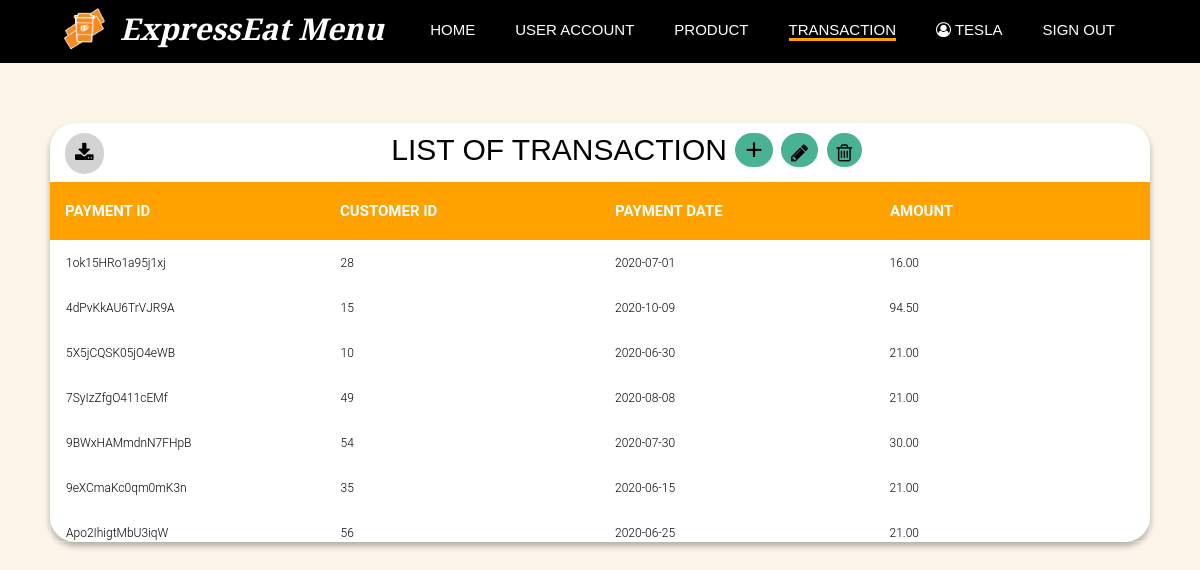
/dashboard/transaction.php (signed in), run on the app's committed database.
### tables this page shows
CREATE TABLE `payment` (
  `CheckNum` varchar(255) NOT NULL,
  `CustomerID` int(10) NOT NULL,
  `PaymentDate` date NOT NULL,
  `Amount` decimal(6,2) NOT NULL
);

### dashboard/sessionAdmin.php (called while the page is built, shortened)
<?php
   include 'dbConnection.php';
   $user_check = $_SESSION['login_user'];
   $username_sql = mysqli_query($conn,"select Username from administrator where Username = '$user_check' ");
   $row = mysqli_fetch_array($username_sql);
   $login_session = $row['Username'];
?>

### dashboard/transactionList.php (the view, shortened to what this page needs)
<?php
include "dbConnection.php";
include "sessionAdmin.php";
$SQLstring = "SELECT * FROM payment";
if($result = mysqli_query($conn, $SQLstring)){
    if(mysqli_num_rows($result) > 0){
    echo "<table cellpadding='0' cellspacing='0' border='0'>\n";
        while($row = mysqli_fetch_array($result)){
            echo "<tbody>";
                echo "<tr>";
                    echo "<td>" . $row['CheckNum'] . "</td>";
                    echo "<td>" . $row['CustomerID'] . "</td>";
                    echo "<td>" . $row['PaymentDate'] . "</td>";
                    echo "<td>" . $row['Amount'] . "</td>";
                echo "</tr>";
            echo "</tbody>";
        }
    echo "</table>";
    } else{
        echo "No records matching your query were found.";
    }
} else{
    echo "ERROR: Could not able to execute $SQLstring. " . mysqli_error($conn);
}
?>

### dashboard/transaction.php (shortened to what this page needs)
<?php
   include('sessionAdmin.php');
?>
<!DOCTYPE html>
<html lang="en">
<head>
    <link rel="stylesheet" href="style/style.css">
    <link rel="stylesheet" href="https://cdnjs.cloudflare.com/ajax/libs/font-awesome/4.7.0/css/font-awesome.min.css">
</head>
<body>
    <header id="navbar" class="padding-1">
        <div class="container">
            <div id="branding" class="branding">
                <img class="main-logo" src="../img/Logo-04.png" alt="logo" width="50px">
                <h1 class="main-title">ExpressEat Menu</h1>
            </div>
            <nav class="navigation-menu">
                <ul>
                    <li><a href="dashboard.php">Home</a></li>
                    <li><a href="userAccount.php">User Account</a></li>
                    <li><a href="product.php">Product</a></li>
                    <li class="current"><a href="transaction.php">Transaction</a></li>
                    <li><a href="#"><i style="font-size:15px" class="fa">&#xf2be;</i> <?php echo $login_session; ?></a></li>
                    <li><a href = "logout.php">Sign Out</a></li>
                </ul>
           </nav>
        </div>
    </header>
     <section class="table-1 customer-table">
        <h1>
            <button class="button tooltip" style="float: left; margin-left: 15px; background-color: lightgrey;">
                <div class="dropdown-download">
                    <i class="fa">&#xf019;</i>
                </div>
            </button>
            List of Transaction
            <button class="button tooltip">
                <span>
                    <a href="addTransactionMain.php">&#43;</a>
                </span>
            </button>
            <button class="button tooltip">
                <span>
                    <a href='updateTransactionMain.php'><i style='font-size:20px' class='fa'>&#xf040;</i></a>
                </span>
            </button>
            <button class="button tooltip">
                <span>
                    <a href='deleteTransactionMain.php'><i style='font-size:20px' class='fa'>&#xf014;</i></a>
                </span>
            </button>
        </h1>
        <div class="tbl-header">
        <table cellpadding="0" cellspacing="0" border="0">
            <thead>
                <tr>
                    <th>Payment ID</th>
                    <th>Customer ID</th>
                    <th>Payment Date</th>
                    <th>Amount</th>
                </tr>
            </thead>
        </table>
        </div>
        <div class="tbl-content">
            <?php include 'transactionList.php';?>
        </div>
    </section>
</body>
</html>

### dashboard/style/style.css (style rules this page uses)
:root { --black: #3a3a3a; --white: #fff; --green: #49b293; --black: #000000; --light-black: #24190b; --dark-grey: #504545; --white-brown: #Fcf5ea; --yellow: #ffa200; --brown: #b47a36; }
html { scroll-behavior: smooth; }
body { font: 15px Segoe UI, Helvetica, sans-serif; padding: 0; margin: 0; background-color: #fcf5ea; font-family: 'Playfair Display', sans-serif; }
.container { margin: auto; width: 90%; }
a { color: black; list-style: none; text-decoration: none; }
header { background-color: black; color: #ffffff; }
.padding-1 { padding: 3px 0 60px 0; }
header a { color: #ffffff; text-decoration: none; text-transform: uppercase; font-weight: 500; transition-duration: 0.4s; }
header .current { border-bottom: #ffa200 3px solid; position: relative; }
header li { margin: 8px 20px 0px 20px; float: left; display: inline; }
header #branding { float: left; transition-duration: 0.4s; }
header #branding h1 { margin: 0; padding-top: 5px; }
header nav { padding: 10px 5px 0px 0px; }
header .main-logo { float: left; }
header .main-title { font-style: italic; float: right; padding: 0px 0px 0px 10px; }
.table-1 .button { background-color: var(--green); border: none; color: white; margin: 10px 0 0 0; text-align: center; text-decoration: none; display: inline-block; font-size: 16px; border-radius: 45px; }
.tooltip { position: relative; display: inline-block; border-bottom: 1px dotted black; }
.table-1 h1 { font-family: 'Playfair Display', sans-serif; font-weight: bolder; font-size: 30px; color: black; text-transform: uppercase; font-weight: 300; text-align: center; margin-bottom: 15px; }
.table-1 table { width:100%; table-layout: fixed; }
.table-1 .tbl-header { background-color: #ffa200; }
.table-1 .tbl-header th { color: white; font-weight: bolder; font-size: 15px; }
.table-1 .tbl-content { height:300px; overflow-x:auto; margin-top: 0px; border: 1px solid rgba(255,255,255,0.3); }
.table-1 th { padding: 20px 15px; text-align: left; font-weight: 500; font-size: 12px; color: black; text-transform: uppercase; }
.table-1 td { padding: 15px; text-align: left; vertical-align:middle; font-weight: 300; font-size: 12px; color: black; border-bottom: solid 1px rgba(255,255,255,0.1); }
.dropdown-download { padding: 10px; position: relative; display: inline-block; }
.dropdown-download i { font-size:20px; color: black; }
.table-1 { -webkit-box-shadow: 0 4px 6px rgba(0, 0, 0, 0.3); -moz-box-shadow: 0 4px 6px rgba(0, 0, 0, 0.3); box-shadow: 0 4px 6px rgba(0, 0, 0, 0.3); background-color: #fff; font-family: 'Roboto', sans-serif; margin: 50px; border-radius: 25px; }
* { margin: 0; padding: 0; }
.customer-table { margin-top: 5%; }
.customer-table a { font-size: 30px; padding: 6px 10px 4px 10px; }
header .navigation-menu { float: right; }
header .branding { font-size: 15px; }

### data on the page
payment: CheckNum "1ok15HRo1a95j1xj", CustomerID "28", PaymentDate "2020-07-01", Amount "16.00"
payment: CheckNum "4dPvKkAU6TrVJR9A", CustomerID "15", PaymentDate "2020-10-09", Amount "94.50"
payment: CheckNum "5X5jCQSK05jO4eWB", CustomerID "10", PaymentDate "2020-06-30", Amount "21.00"
payment: CheckNum "7SyIzZfgO411cEMf", CustomerID "49", PaymentDate "2020-08-08", Amount "21.00"
payment: CheckNum "9BWxHAMmdnN7FHpB", CustomerID "54", PaymentDate "2020-07-30", Amount "30.00"
payment: CheckNum "9eXCmaKc0qm0mK3n", CustomerID "35", PaymentDate "2020-06-15", Amount "21.00"
payment: CheckNum "Apo2IhigtMbU3iqW", CustomerID "56", PaymentDate "2020-06-25", Amount "21.00"

### other printed values
$login_session "TESLA"
